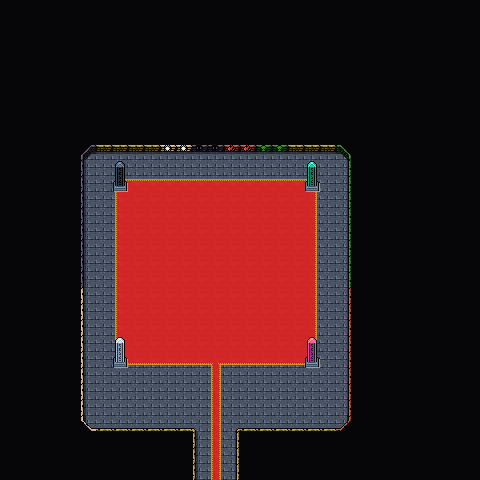

This is a level from a 2D game, rendered from its Tiled map with the project's own tilesets. A one-line summary and the map file follow, with tile-layer data summarised:
An orthogonal 30x30 tile map with 16x16 px tiles, 4 tile layers (Background, Ground, Foreground, AboveSprites), 2 tilesets and 8 objects.

<map version="1.10" tiledversion="1.11.2" orientation="orthogonal" renderorder="right-down" width="30" height="30" tilewidth="16" tileheight="16" infinite="0" nextlayerid="6" nextobjectid="64">
 <editorsettings>
  <export target="wastetown..tmx" format="tmx" />
 </editorsettings>
 <properties>
  <property name="dungeonEffect" value="{&quot;startBattleWithCard&quot;: [ &quot;Magnetic Mountain&quot;, &quot;Eyes of the Wisent&quot; ]}" />
 </properties>
 <tileset firstgid="1" source="../../../../../common/maps/tileset/main.tsx" />
 <tileset firstgid="10113" source="../../../../../common/maps/tileset/buildings.tsx" />
 <layer id="1" name="Background" width="30" height="30">
  <data>[900 cells, 900 non-empty, 1 distinct tile ids]</data>
 </layer>
 <layer id="2" name="Ground" width="30" height="30">
  <data>[900 cells, 819 non-empty, 30 distinct tile ids]</data>
 </layer>
 <layer id="3" name="Foreground" width="30" height="30">
  <properties>
   <property name="spriteLayer" type="bool" value="true" />
  </properties>
  <data>[900 cells, 45 non-empty, 1 distinct tile ids]</data>
 </layer>
 <layer id="5" name="AboveSprites" width="30" height="30">
  <data>[900 cells, 19 non-empty, 13 distinct tile ids]</data>
 </layer>
 <objectgroup id="4" name="Objects">
  <object id="51" template="../../../../../common/maps/obj/entry_up.tx" x="209" y="480">
   <properties>
    <property name="teleport" value="" />
   </properties>
  </object>
  <object id="57" template="../../../../../common/maps/obj/enemy.tx" x="210" y="272.667">
   <properties>
    <property name="defeatDialog">[
	{
	   "text": "The formerly pristine room is scattered with blood and rubble after your sprawling battle. Your foe staggers back against a wall, your last strike finally too much for her to handle.
'That was... a hell of a final battle...'",
   "options": [{
      "name": "(Continue)", "action": [{"deleteMapObject":-1}]}]
	}
	]</property>
    <property name="effect" value="{ &quot;startBattleWithCard&quot;: [ &quot;Command Tower&quot;, &quot;Exotic Orchard&quot;, &quot;Dune-Brood Nephilim&quot;, &quot;Conqueror's Flail&quot; ] }" />
    <property name="enemy" value="Saskia" />
    <property name="pursueRange" type="int" value="0" />
    <property name="spawn.Easy" type="bool" value="false" />
    <property name="spawn.Hard" type="bool" value="true" />
    <property name="spawn.Normal" type="bool" value="false" />
    <property name="speedModifier" type="float" value="50" />
    <property name="threatRange" type="int" value="100" />
   </properties>
  </object>
  <object id="58" template="../../../../../common/maps/obj/treasure.tx" x="200.667" y="172">
   <properties>
    <property name="reward">[{
  "type": "randomCard",
  "count": 4,
  "rarity": [ "rare", "mythic rare" ],
  "colors": [ "black" ]
}]</property>
   </properties>
  </object>
  <object id="59" template="../../../../../common/maps/obj/treasure.tx" x="262.917" y="172">
   <properties>
    <property name="reward">[{
  "type": "randomCard",
  "count": 4,
  "rarity": [ "rare", "mythic rare" ],
  "colors": [ "green" ]
}]</property>
   </properties>
  </object>
  <object id="60" template="../../../../../common/maps/obj/treasure.tx" x="232.917" y="172">
   <properties>
    <property name="reward">[{
  "type": "randomCard",
  "count": 4,
  "rarity": [ "rare", "mythic rare" ],
  "colors": [ "red" ]
}]</property>
   </properties>
  </object>
  <object id="61" template="../../../../../common/maps/obj/treasure.tx" x="170.417" y="172">
   <properties>
    <property name="reward">[{
  "type": "randomCard",
  "count": 4,
  "rarity": [ "rare", "mythic rare" ],
  "colors": [ "white" ]
}]</property>
   </properties>
  </object>
  <object id="62" template="../../../../../common/maps/obj/dialog.tx" x="133.068" y="427.238" width="167.197" height="20.858" visible="1">
   <properties>
    <property name="dialog">[
{
   "text": "A single warrior stands before you, but despite her simple appearance, she radiates raw power.
'Here for the key to the prison of the Ur-Dragon? Well, you won't be the first to die trying to get it. Come on, let's see what you're made of!'",
   "options": [{
      "name": "(Continue)", "action": [{"deleteMapObject":-1}]}]
}
]</property>
   </properties>
  </object>
  <object id="63" template="../../../../../common/maps/obj/enemy.tx" x="209.98" y="272.551">
   <properties>
    <property name="defeatDialog">[
	{
	   "text": "The formerly pristine room is scattered with blood and rubble after your sprawling battle. Your foe staggers back against a wall, your last strike finally too much for her to handle.
'That was... a hell of a final battle...'",
   "options": [{
      "name": "(Continue)", "action": [{"deleteMapObject":-1}]}]
	}
	]</property>
    <property name="effect" value="{ &quot;startBattleWithCard&quot;: [ &quot;Command Tower&quot;, &quot;Dune-Brood Nephilim&quot;, &quot;Conqueror's Flail&quot; ] }" />
    <property name="enemy" value="Saskia" />
    <property name="pursueRange" type="int" value="0" />
    <property name="spawn.Hard" type="bool" value="false" />
    <property name="spawn.Insane" type="bool" value="false" />
    <property name="speedModifier" type="float" value="50" />
    <property name="threatRange" type="int" value="100" />
   </properties>
  </object>
 </objectgroup>
</map>
